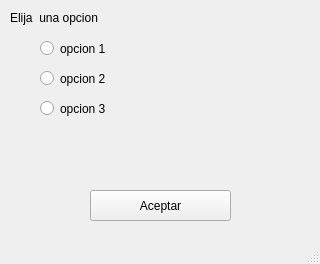
<?xml version="1.0" encoding="UTF-8"?>
<ui version="4.0">
 <class>MainWindow</class>
 <widget class="QMainWindow" name="MainWindow">
  <property name="geometry">
   <rect>
    <x>0</x>
    <y>0</y>
    <width>320</width>
    <height>264</height>
   </rect>
  </property>
  <property name="windowTitle">
   <string>MainWindow</string>
  </property>
  <widget class="QWidget" name="centralwidget">
   <widget class="QRadioButton" name="rb_opcion1">
    <property name="geometry">
     <rect>
      <x>40</x>
      <y>40</y>
      <width>82</width>
      <height>17</height>
     </rect>
    </property>
    <property name="text">
     <string>opcion 1</string>
    </property>
   </widget>
   <widget class="QRadioButton" name="rb_opcion2">
    <property name="geometry">
     <rect>
      <x>40</x>
      <y>70</y>
      <width>82</width>
      <height>17</height>
     </rect>
    </property>
    <property name="text">
     <string>opcion 2</string>
    </property>
   </widget>
   <widget class="QRadioButton" name="rb_opcion3">
    <property name="geometry">
     <rect>
      <x>40</x>
      <y>100</y>
      <width>82</width>
      <height>17</height>
     </rect>
    </property>
    <property name="text">
     <string>opcion 3</string>
    </property>
   </widget>
   <widget class="QLabel" name="label">
    <property name="geometry">
     <rect>
      <x>10</x>
      <y>10</y>
      <width>111</width>
      <height>16</height>
     </rect>
    </property>
    <property name="text">
     <string>Elija  una opcion</string>
    </property>
   </widget>
   <widget class="QPushButton" name="btn_aceptar">
    <property name="geometry">
     <rect>
      <x>90</x>
      <y>190</y>
      <width>141</width>
      <height>31</height>
     </rect>
    </property>
    <property name="text">
     <string>Aceptar</string>
    </property>
   </widget>
   <widget class="QLabel" name="mensaje">
    <property name="geometry">
     <rect>
      <x>20</x>
      <y>140</y>
      <width>281</width>
      <height>31</height>
     </rect>
    </property>
    <property name="font">
     <font>
      <family>Arial Black</family>
      <pointsize>14</pointsize>
      <weight>75</weight>
      <bold>true</bold>
     </font>
    </property>
    <property name="text">
     <string/>
    </property>
   </widget>
  </widget>
  <widget class="QMenuBar" name="menubar">
   <property name="geometry">
    <rect>
     <x>0</x>
     <y>0</y>
     <width>320</width>
     <height>21</height>
    </rect>
   </property>
  </widget>
  <widget class="QStatusBar" name="statusbar"/>
 </widget>
 <resources/>
 <connections/>
</ui>
